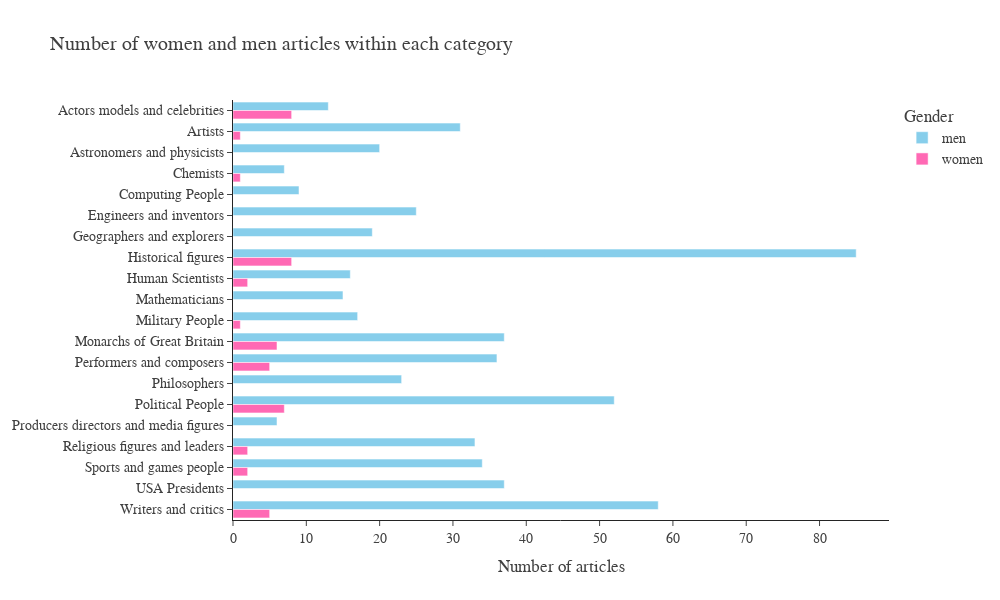

Source (notebook cell):
### Markdown cell above
#### **Plot 3**

### Code cell
categories = men_women_cat.index.str.replace('_', ' ')
men = men_women_cat['men'].values
women = men_women_cat['women'].values
women[np.isnan(women)] = 0
total = men + women

m = pd.DataFrame({'category': categories, 'amount': men,'gender': 'men'}).sort_values(by = ['category'])
w = pd.DataFrame({'category': categories, 'amount':women, 'gender':'women'}).sort_values(by = ['category'])
t = pd.concat([m, w])

fig = px.bar(t, y='category', x='amount', color='gender', barmode='group', 
             color_discrete_sequence = ['skyblue', 'hotpink'], 
             title = 'Number of women and men articles within each category',
             labels={"y": "Categories",
                    "amount": "Number of articles",
                    "gender": "Gender"},
             orientation='h',
             width=1000, height=600,
             template = 'simple_white')

fig.update_layout(yaxis=dict(title = None, autorange="reversed"), 
                  font_color = '#404040', font_family='Times New Roman, serif', font_size = 14)
fig.show()

fig.to_html(full_html = False, include_plotlyjs='cdn')
fig.write_html("datastory_plot/plot3.html", full_html=False, include_plotlyjs='cdn')

### Figure 1 — Plotly figure (JSON) as saved in the notebook; plotly's stock layout.template omitted (floating-point values rounded to 4 significant figures)
{"data": [{"alignmentgroup": "True", "hovertemplate": "Gender=men<br>Number of articles=%{x}<br>category=%{y}<extra></extra>", "legendgroup": "men", "marker": {"color": "skyblue", "pattern": {"shape": ""}}, "name": "men", "offsetgroup": "men", "orientation": "h", "showlegend": true, "textposition": "auto", "type": "bar", "x": [13, 31, 20, 7, 9, 25, 19, 85, 16, 15, 17, 37, 36, 23, 52, 6, 33, 34, 37, 58], "xaxis": "x", "y": ["Actors models and celebrities", "Artists", "Astronomers and physicists", "Chemists", "Computing People", "Engineers and inventors", "Geographers and explorers", "Historical figures", "Human Scientists", "Mathematicians", "Military People", "Monarchs of Great Britain", "Performers and composers", "Philosophers", "Political People", "Producers directors and media figures", "Religious figures and leaders", "Sports and games people", "USA Presidents", "Writers and critics"], "yaxis": "y"}, {"alignmentgroup": "True", "hovertemplate": "Gender=women<br>Number of articles=%{x}<br>category=%{y}<extra></extra>", "legendgroup": "women", "marker": {"color": "hotpink", "pattern": {"shape": ""}}, "name": "women", "offsetgroup": "women", "orientation": "h", "showlegend": true, "textposition": "auto", "type": "bar", "x": [8, 1, 0, 1, 0, 0, 0, 8, 2, 0, 1, 6, 5, 0, 7, 0, 2, 2, 0, 5], "xaxis": "x", "y": ["Actors models and celebrities", "Artists", "Astronomers and physicists", "Chemists", "Computing People", "Engineers and inventors", "Geographers and explorers", "Historical figures", "Human Scientists", "Mathematicians", "Military People", "Monarchs of Great Britain", "Performers and composers", "Philosophers", "Political People", "Producers directors and media figures", "Religious figures and leaders", "Sports and games people", "USA Presidents", "Writers and critics"], "yaxis": "y"}], "layout": {"barmode": "group", "font": {"color": "#404040", "family": "Times New Roman, serif", "size": 14}, "height": 600, "legend": {"title": {"text": "Gender"}, "tracegroupgap": 0}, "title": {"text": "Number of women and men articles within each category"}, "width": 1000, "xaxis": {"anchor": "y", "domain": [0, 1], "title": {"text": "Number of articles"}}, "yaxis": {"anchor": "x", "autorange": "reversed", "domain": [0, 1], "title": {}}}}
